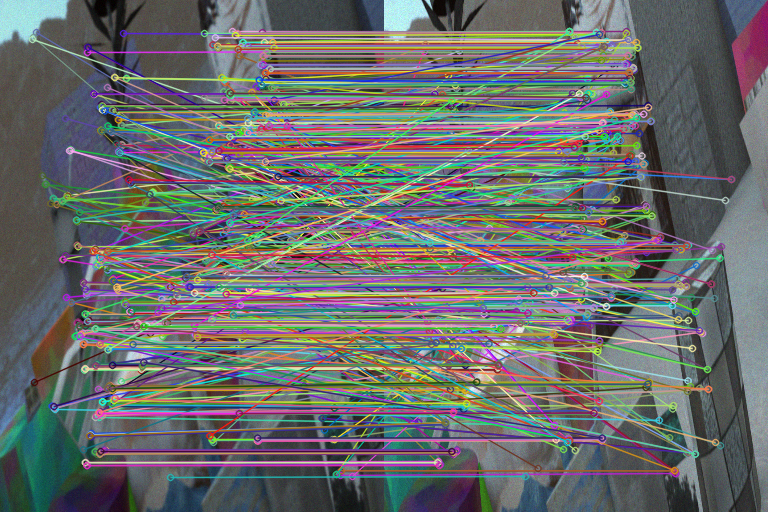
#> input picture debug/ratio_test.png, 768 x 512 px
$ python disparity.py --input-left debug/ratio_test.png --input-right debug/sym_test.png
#> lines starting #> are read from the running program, lines starting #| are printed output that depends on the picture
#> in main, img_left is the input picture: shape (512, 768, 3); mean B, G, R 107.8, 108.1, 106.1
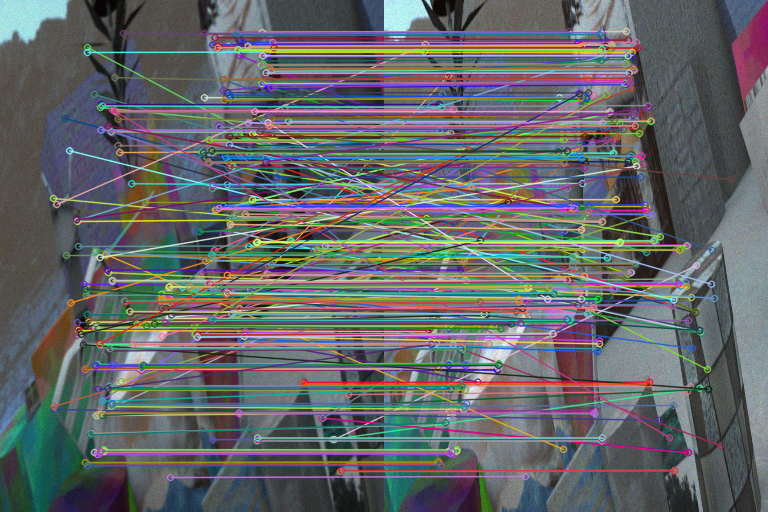
#> input picture debug/sym_test.png, 768 x 512 px
#> in main, img_right is the input picture: shape (512, 768, 3); mean B, G, R 104.2, 102.2, 99.8
import numpy as np
import time
import cv2
import argparse

DEBUG = False


def max_disp(left_img, right_img):
    """
    get the max disparity
    """

    # Max initial matches
    MAX_INI_MATCH = np.inf

    # ORB detector and brute-force matcher
    detector = cv2.ORB_create(nfeatures=100000, edgeThreshold=5)
    matcher = cv2.BFMatcher(cv2.NORM_HAMMING, crossCheck=True)

    # Find the keypoints and descriptors of both images
    keypoint_left, descriptor_left = detector.detectAndCompute(
        image=left_img, mask=None
    )
#> keypoint_left = 19824 keypoints; strongest (x, y, size): (84, 462, 31), (610, 309, 31), (603, 306, 31), (298, 196, 31)
    keypoint_right, descriptor_right = detector.detectAndCompute(
        image=right_img, mask=None
    )
#> keypoint_right = 15119 keypoints; strongest (x, y, size): (99, 257, 31), (634, 166, 31), (100, 260, 31), (630, 164, 31)

    # Find the best matches
    matches = matcher.match(
        queryDescriptors=descriptor_left, trainDescriptors=descriptor_right
    )
#> matches = 4877 matches
    matches = sorted(matches, key=lambda x: x.distance)

    if DEBUG:
        print(f"Initial matches#")
        print(f"match_lr: {len(matches)}")
#| match_lr: 4877

    # Match refinement with RANSAC
    left_pts = np.float32([keypoint_left[m.queryIdx].pt for m in matches]).reshape(
        -1, 1, 2
    )
    right_pts = np.float32([keypoint_right[m.trainIdx].pt for m in matches]).reshape(
        -1, 1, 2
    )
    homography, mask = cv2.findHomography(left_pts, right_pts, cv2.RANSAC, 5.0)
#> homography = [[0.999, -4.7e-05, 0.276], [0.000478, 0.998, 0.00679], [-9.72e-07, -1.54e-06, 1]]; mask = 4877 values, max 1 at index 0, min 0 at index 320, mean 0.158
    matchesMask = mask.ravel().tolist()
#> matchesMask has the same summary as mask

    ransac_matches = []
    for (m, keep) in zip(matches, matchesMask):
        if keep:
            ransac_matches.append(m)
#> after the loop, ransac_matches = 770 matches

    if DEBUG:
        print(f"After RANSAC:")
        print(f"match: {len(ransac_matches)}")
#| match: 770
        ransac_img = cv2.drawMatches(
            left_img,
            keypoint_left,
            right_img,
            keypoint_right,
            ransac_matches,
            None,
            flags=2,
        )
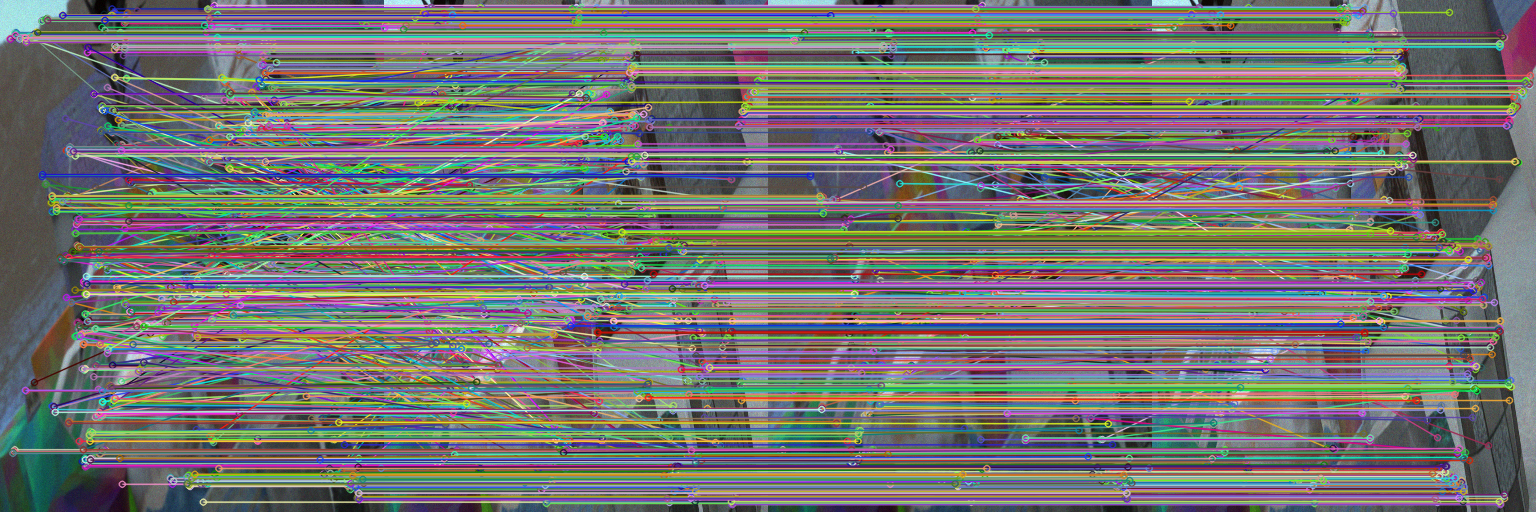
#> ransac_img: shape (512, 1536, 3); mean B, G, R 113.3, 115.9, 116
        cv2.imwrite("./debug/RANSAC.png", ransac_img)

    # Get the range of disparity
    disp_min = np.inf
    disp_max = 0

    for m in ransac_matches:
        # Keypoints coordinates
        pt_left = np.float32(keypoint_left[m.queryIdx].pt)
        pt_right = np.float32(keypoint_right[m.trainIdx].pt)

        # Compute the distance
        dist = int(abs(pt_left - pt_right)[0])

        if disp_max < dist:
            disp_max = dist
#> this loop made 770 passes
#> dist on passes 293, 314, 359, 521: 1, 2, 3, 4
#> (pt_right, dist) on passes 1 to 6: ([214, 5], 0), ([481, 6], 0), ([431, 7], 0), ([576, 7], 0), ([581, 7], 0), ([212, 8], 0)
#> after the loop, disp_max = 4

    # Ceiling the number
    disp_max += 1
#> disp_max = 5

    return disp_max


def main():
    parser = argparse.ArgumentParser(description="Disparity Range")
    parser.add_argument(
        "--input-left", default="data/Real/TL6.bmp", type=str, help="input left image"
    )
    parser.add_argument(
        "--input-right", default="data/Real/TR6.bmp", type=str, help="input right image"
    )
    args = parser.parse_args()

    print("Compute disparity range %s" % args.input_left)
    img_left = cv2.imread(args.input_left)
    img_right = cv2.imread(args.input_right)
    tic = time.time()
    disp = max_disp(img_left, img_right)
#> disp = 5
    toc = time.time()
    print(f"max disparity: {disp}")
#| max disparity: 5
    print("Elapsed time: %f sec." % (toc - tic))


if __name__ == "__main__":
    DEBUG = True
    main()
